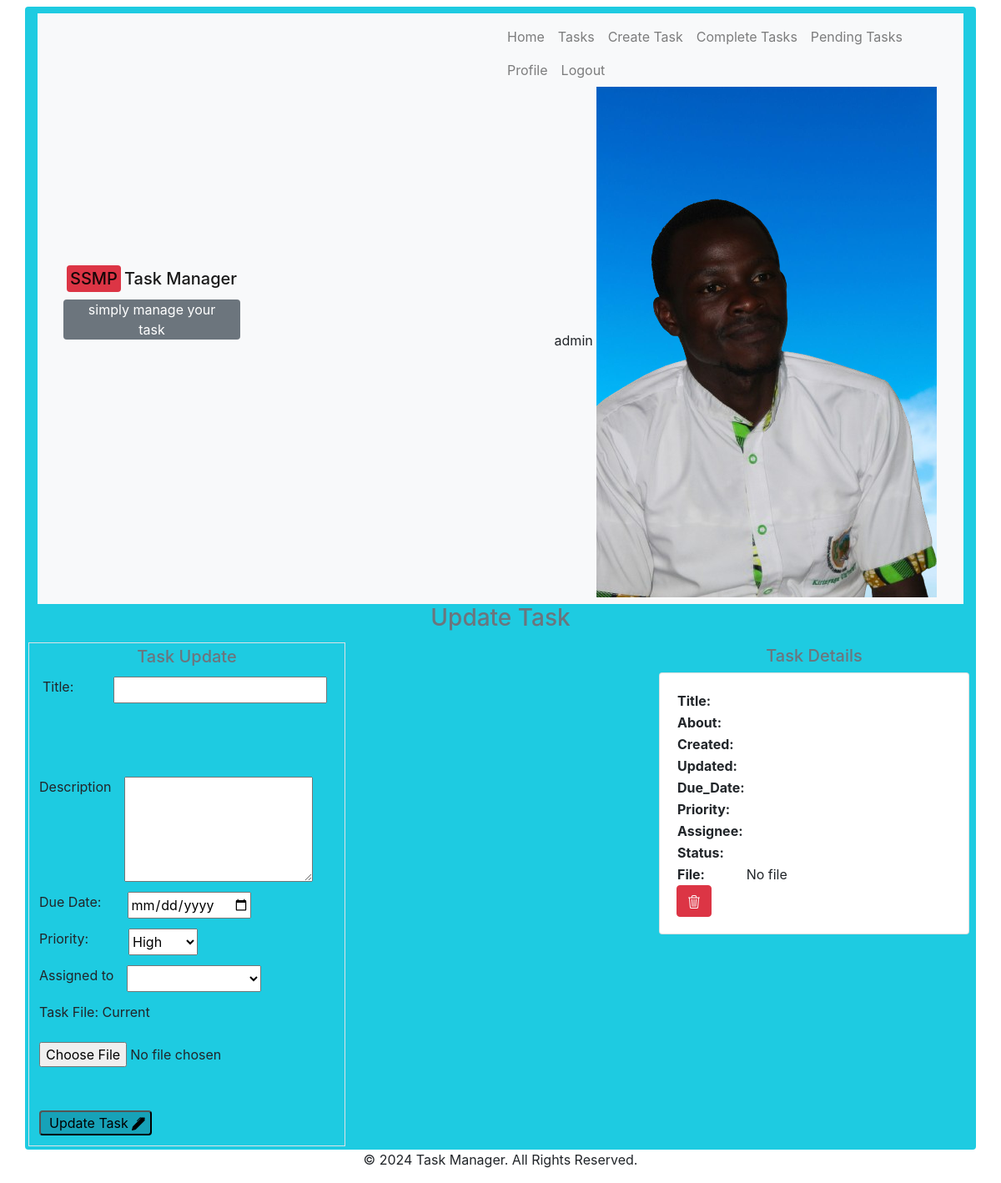
The app's page /server/task-detail/17/ (signed in) with its own data.
### users/models.py (models this page shows, shortened)
class user(AbstractUser):
    last_login = models.DateTimeField(auto_now=True)
    profile_picture = models.ImageField(upload_to='profile_pictures', default='default.jpg')
    phone_number = models.CharField(max_length=15, null=True)
    bio = models.TextField(null=True)
    nickname = models.CharField(max_length=20, null=True)

### taskserver/views.py (the view)
# urls.py: path('task-detail/<int:id>/', views.task_detail, name='task_detail'),
def task_detail(request, id):
    details = Task.objects.get(id=id)
    return render(request, 'updateTask.html', {'details': details})

### templates/updateTask.html (shortened to what this page needs)
{% extends "base.html" %}
{% block content %}
<h3 class="text-center text-secondary">Update Task</h3>
<div class="row">
<div class="col-4 border m-1 p-1">
<form action="" method="post">
  <h5 class="text-center text-secondary">Task Update</h5>
  <div class="row p-1 m-2" style="display: flex; gap: 3rem">  <label for="title">Title:</label>
  <input type="text" name="title" id="title" value="{{ task.title }}" required /><br /></div>
<div class= "row p-1 m-1" style="display: flex;gap: 1rem;">  <label for="description">Description</label>
  <textarea name="description" id="description" rows="5" required>{{ task.description }}</textarea><br /></div>
<div class="row p-1 m-1" style="display: flex;gap: 2rem;">  <label for="due_date">Due Date:</label>
  <input type="date" name="due_date" id="due_date" value="{{ task.due_date|date:'Y-m-d' }}" /><br /></div>
<div class="row p-1 m-1" style="display: flex;gap: 3rem;"> <label for="priority">Priority:</label>
  <select name="priority" id="priority" required>
    <option value="High" {% if task.priority == 'High' %} selected {% endif %}>High</option>
  </select><br /></div>
 <div class="row p-1 m-1" style="display: flex; gap: 1rem;">  <label for="assignee">Assigned to {{task.assignee}}</label>
  <select name="assignee" id="assignee" required>
    </select><br /></div>
<div class="row p-1 m-1" style="display: flex;gap: 1rem;">  <label for="file">Task File: Current {{tas.file}}</label>
  <input type="file" name="file" id="file" /><br /></div>
<div class="row p-1 m-1">  <button type="submit" class="bg-info rounded"><span class="p-1 ">Update Task</span><span></span></button></div>
</form>
</div>
<div class="col"></div>
<div class="col-4 p-1 m-1">
  <h5 class="text-secondary text-center ">Task Details</h5>
 <div class="card">
  <div class="card-body">
    <table>
      <tr>
        <td><b>Title:</b></td>
        <td>{{ task.title }}</td>
      </tr>
      <tr>
        <td><b>About:</b></td>
        <td>{{ task.description }}</td>
      </tr>
      <tr>
        <td><b>Created:</b></td>
        <td>{{ task.created_at }}</td>
      </tr>
      <tr>
        <td><b>Updated:</b></td>
        <td>{{ task.updated_at }}</td>
      </tr>
      <tr>
        <td><b>Due_Date:</b></td>
        <td>{{ task.due_date }}</td>
      </tr>
      <tr>
        <td><b>Priority:</b></td>
        <td>{{ task.priority }}</td>
      </tr>
      <tr>
        <td><b>Assignee:</b></td>
        <td>{{ task.assignee }}</td>
      </tr>
      <tr>
        <td><b>Status:</b></td>
        <td>{{ task.completed }}</td>
      </tr>
      <td><b>File:</b></td>
        <td>
          {% if task.file %}
          <a href="{{ task.file.url }}" class="btn btn-primary">View</a>
          {% else %}
          No file
          {% endif %}
        </td>
    </table>
    <a href="{% url 'task_delete' task.id %}" class="btn btn-danger"></a>
  </div>
 </div>
</div>
</div>
{% endblock %}

### templates/base.html (shortened to what this page needs)
<!DOCTYPE html>
<html lang="en">
  <head>
    {% load static %} {% block head %}
    <link
      rel="stylesheet"
      href="https://stackpath.bootstrapcdn.com/bootstrap/4.5.2/css/bootstrap.min.css"
    />
    <link
      rel="stylesheet"
      href="https://stackpath.bootstrapcdn.com/font-awesome/4.7.0/css/font-awesome.min.css"
    />
    <link
      rel="stylesheet"
      href="https://cdn.datatables.net/1.10.22/css/jquery.dataTables.min.css"
    />
    <link
      rel="stylesheet"
      href="https://cdn.datatables.net/1.10.22/css/dataTables.bootstrap4.min.css"
    />
    <link
      rel="stylesheet"
      href="https://cdn.datatables.net/responsive/2.2.6/css/responsive.dataTables.min.css"
    />
    {% endblock %}
  </head>
  <body>
    <div
      class="container pt-2 mt-2 rounded"
      style="background-color: #1ecbe1; min-height: 95vh"
    >
      <nav class="navbar navbar-expand-lg navbar-light bg-light">
        <div class="col">
        <a class="navbar-brand" href="{% url 'home' %}"><h5><span class="bg-danger rounded p-1 m-1">SSMP</span>Task Manager</h5></a>
        <P class="bg-secondary col-5 text-center rounded text-white">simply manage your task</P>
        </div>
        <div class="col">
        <div class="collapse navbar-collapse" id="navbarNav">
          <ul
            class="navbar-nav {% if user.is_authenticated %} ml-auto {% endif %}"
          >
              {% if user.is_authenticated %}
              <div class="row">
                <li class="nav-item">
                  <a class="nav-link" href="{% url 'home' %}">Home</a>
                </li>
                <li class="nav-item">
                  <a class="nav-link" href="{% url 'task_list' %}">Tasks</a>
                </li>
                <li class="nav-item">
                  <a class="nav-link" href="{% url 'task_create' %}"
                    >Create Task</a
                  >
                </li>
                <li>
                  <a class="nav-link" href="{% url 'complete_tasks'%}">Complete Tasks</a>
                </li>
                <li>
                  <a class="nav-link" href="#">Pending Tasks</a>
                </li>
                <li class="nav-item">
                  <a class="nav-link" href="#">Profile</a>
                </li>
                <li class="nav-item">
                  <a class="nav-link" href="{% url 'logout' %}">Logout</a>
                  <span>{{user.username}}</span>
                  <img src="{{user.profile_picture}}" alt="{{user.nickname}}" />
                </li>
              </div>
              {% endif %}
            </div>
        </div>
      </nav>
      {% block content %} {% endblock %}
    </div>
  </body>
  <footer>
    {% block footer %}
    <div class="container">
      <div class="row">
        <div class="col-md-12">
          <div class="text-center">
            <p>&copy; 2024 Task Manager. All Rights Reserved.</p>
          </div>
        </div>
      </div>
    </div>
    {% endblock %}
  </footer>
</html>

### records on screen
user: username "admin", profile_picture (picture)
